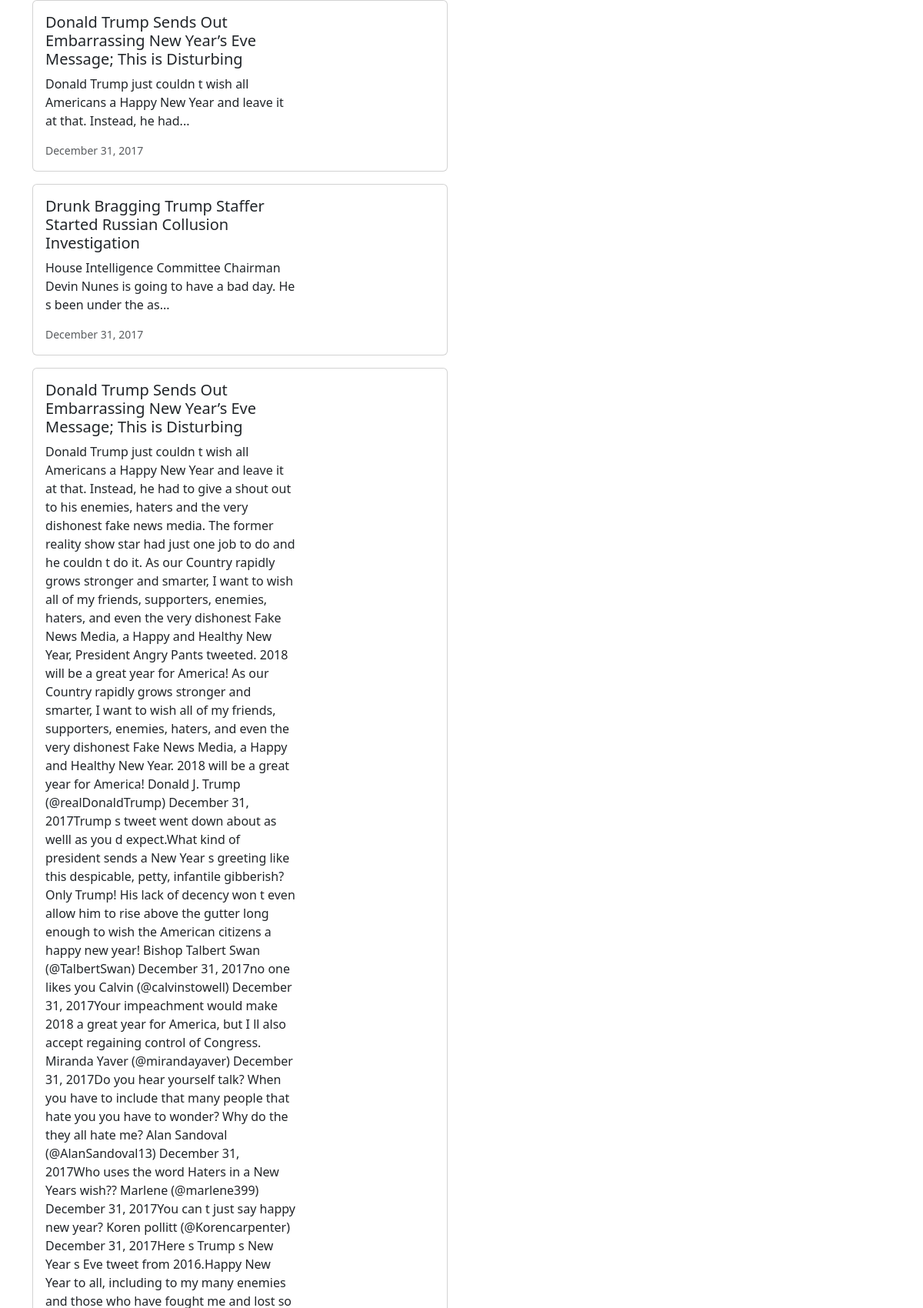
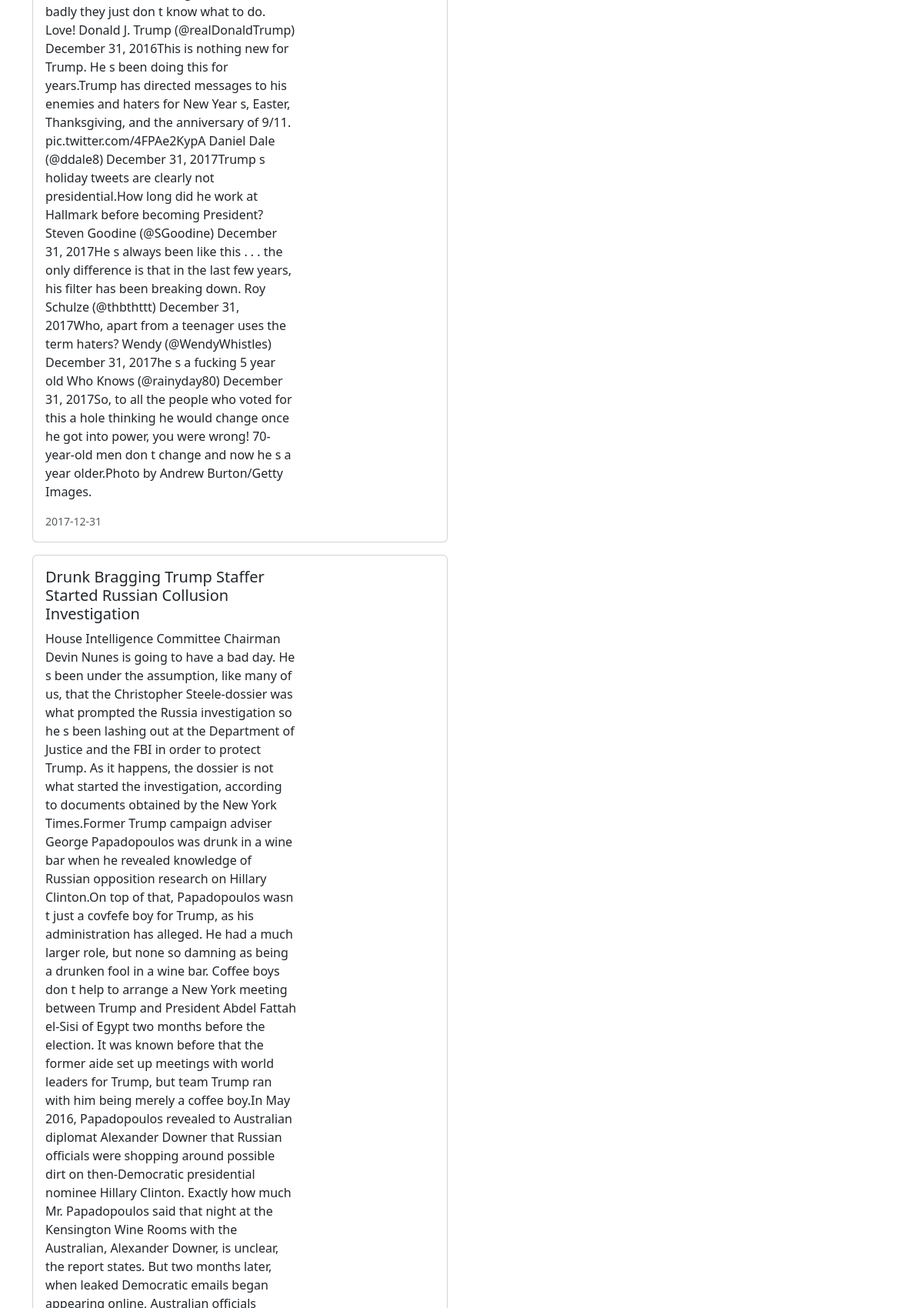
Page /news/ (upper part) on the committed database (2 pictures, top to bottom).
### news/models.py (models this page shows, shortened)
class News(models.Model):
    headline = models.CharField(max_length=200)
    body = models.TextField()
    date = models.TextField()

### news/views.py (the view)
# urls.py: path('news/', include('news.urls')),
def news(request):
    newss = News.objects.all().order_by('-date')
    return render(request, 'news.html',{'newss':newss})

### news/templates/news.html (shortened to what this page needs)
<head>
    <link href="https://cdn.jsdelivr.net/npm/bootstrap@5.3.8/dist/css/bootstrap.min.css" rel="stylesheet"
>
</head>
<div class="container">
    {% for news in newss %}
    <div class="card mb-3" style="max-width: 540px;">
         <div class="row g-0">
            <div class="col-md-8">
                <div class="card-body">
                    <h5 class="card-title">{{ news.headline }}</h5>
                    <p class="card-text">{{ news.body }}</p>
                    <p class="card-text"><small class="text-muted"> {{ news.date }} </small></p>
                </div>
            </div>
        </div>
    </div>
{% endfor %}
</div>

### rows in the picture
News: headline "Donald Trump Sends Out Embarrassing New Year’s Eve Message; This is Disturbing", body "Donald Trump just couldn t wish all Americans a Happy New Year and leave it at that. Instead, he had...", date "December 31, 2017"
News: headline "Drunk Bragging Trump Staffer Started Russian Collusion Investigation", body "House Intelligence Committee Chairman Devin Nunes is going to have a bad day. He s been under the as...", date "December 31, 2017"
News: headline "Donald Trump Sends Out Embarrassing New Year’s Eve Message; This is Disturbing", body "Donald Trump just couldn t wish all Americans a Happy New Year and leave it at that. Instead, he had to give a shout out to his enemies, haters and the very dishonest fake news media. The former reality show star had just one job to do and he couldn t do it. As our Country rapidly grows stronger and smarter, I want to wish all of my friends, supporters, enemies, haters, and even the very dishonest Fake News Media, a Happy and Healthy New Year, President Angry Pants tweeted. 2018 will be a great year for America! As our Country rapidly grows stronger and smarter, I want to wish all of my friends, supporters, enemies, haters, and even the very dishonest Fake News Media, a Happy and Healthy…", date "2017-12-31"
News: headline "Drunk Bragging Trump Staffer Started Russian Collusion Investigation"
